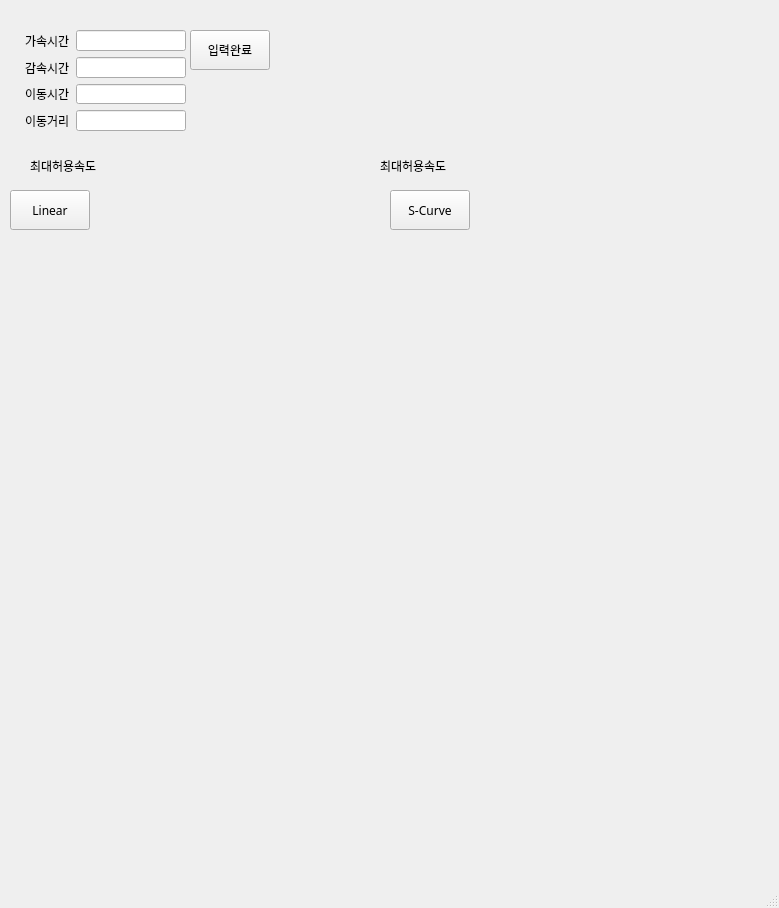
<?xml version="1.0" encoding="UTF-8"?>
<ui version="4.0">
 <class>MainWindow</class>
 <widget class="QMainWindow" name="MainWindow">
  <property name="geometry">
   <rect>
    <x>0</x>
    <y>0</y>
    <width>779</width>
    <height>908</height>
   </rect>
  </property>
  <property name="windowTitle">
   <string>MainWindow</string>
  </property>
  <widget class="QWidget" name="centralwidget">
   <widget class="QWidget" name="verticalLayoutWidget">
    <property name="geometry">
     <rect>
      <x>10</x>
      <y>230</y>
      <width>371</width>
      <height>311</height>
     </rect>
    </property>
    <layout class="QVBoxLayout" name="gp_linear"/>
   </widget>
   <widget class="QPushButton" name="pb_inComp">
    <property name="geometry">
     <rect>
      <x>190</x>
      <y>30</y>
      <width>80</width>
      <height>40</height>
     </rect>
    </property>
    <property name="font">
     <font>
      <family>맑은 고딕</family>
     </font>
    </property>
    <property name="text">
     <string>입력완료</string>
    </property>
   </widget>
   <widget class="QPushButton" name="pb_linear">
    <property name="geometry">
     <rect>
      <x>10</x>
      <y>190</y>
      <width>80</width>
      <height>40</height>
     </rect>
    </property>
    <property name="font">
     <font>
      <family>맑은 고딕</family>
     </font>
    </property>
    <property name="text">
     <string>Linear</string>
    </property>
   </widget>
   <widget class="QWidget" name="formLayoutWidget">
    <property name="geometry">
     <rect>
      <x>20</x>
      <y>20</y>
      <width>171</width>
      <height>121</height>
     </rect>
    </property>
    <layout class="QFormLayout" name="formLayout">
     <property name="leftMargin">
      <number>5</number>
     </property>
     <property name="topMargin">
      <number>10</number>
     </property>
     <property name="rightMargin">
      <number>5</number>
     </property>
     <property name="bottomMargin">
      <number>10</number>
     </property>
     <item row="0" column="0">
      <widget class="QLabel" name="label_8">
       <property name="font">
        <font>
         <family>맑은 고딕</family>
        </font>
       </property>
       <property name="text">
        <string>가속시간</string>
       </property>
      </widget>
     </item>
     <item row="0" column="1">
      <widget class="QLineEdit" name="input_accTime"/>
     </item>
     <item row="1" column="0">
      <widget class="QLabel" name="label_5">
       <property name="font">
        <font>
         <family>맑은 고딕</family>
        </font>
       </property>
       <property name="text">
        <string>감속시간</string>
       </property>
      </widget>
     </item>
     <item row="1" column="1">
      <widget class="QLineEdit" name="input_decTime"/>
     </item>
     <item row="2" column="0">
      <widget class="QLabel" name="label_6">
       <property name="font">
        <font>
         <family>맑은 고딕</family>
        </font>
       </property>
       <property name="text">
        <string>이동시간</string>
       </property>
      </widget>
     </item>
     <item row="2" column="1">
      <widget class="QLineEdit" name="input_moveTime"/>
     </item>
     <item row="3" column="0">
      <widget class="QLabel" name="label_7">
       <property name="font">
        <font>
         <family>맑은 고딕</family>
        </font>
       </property>
       <property name="text">
        <string>이동거리</string>
       </property>
      </widget>
     </item>
     <item row="3" column="1">
      <widget class="QLineEdit" name="input_distance"/>
     </item>
    </layout>
   </widget>
   <widget class="QLabel" name="label">
    <property name="geometry">
     <rect>
      <x>30</x>
      <y>150</y>
      <width>101</width>
      <height>31</height>
     </rect>
    </property>
    <property name="font">
     <font>
      <family>맑은 고딕</family>
      <weight>50</weight>
      <bold>false</bold>
     </font>
    </property>
    <property name="text">
     <string>최대허용속도</string>
    </property>
   </widget>
   <widget class="QPushButton" name="pb_Scurve">
    <property name="geometry">
     <rect>
      <x>390</x>
      <y>190</y>
      <width>80</width>
      <height>40</height>
     </rect>
    </property>
    <property name="font">
     <font>
      <family>맑은 고딕</family>
     </font>
    </property>
    <property name="text">
     <string>S-Curve</string>
    </property>
   </widget>
   <widget class="QWidget" name="verticalLayoutWidget_2">
    <property name="geometry">
     <rect>
      <x>390</x>
      <y>230</y>
      <width>371</width>
      <height>311</height>
     </rect>
    </property>
    <layout class="QVBoxLayout" name="gp_sCurve"/>
   </widget>
   <widget class="QLabel" name="label_2">
    <property name="geometry">
     <rect>
      <x>380</x>
      <y>150</y>
      <width>101</width>
      <height>31</height>
     </rect>
    </property>
    <property name="font">
     <font>
      <family>맑은 고딕</family>
      <weight>50</weight>
      <bold>false</bold>
     </font>
    </property>
    <property name="text">
     <string>최대허용속도</string>
    </property>
   </widget>
   <widget class="QWidget" name="verticalLayoutWidget_3">
    <property name="geometry">
     <rect>
      <x>10</x>
      <y>550</y>
      <width>371</width>
      <height>311</height>
     </rect>
    </property>
    <layout class="QVBoxLayout" name="nd_linear"/>
   </widget>
   <widget class="QWidget" name="verticalLayoutWidget_4">
    <property name="geometry">
     <rect>
      <x>390</x>
      <y>550</y>
      <width>371</width>
      <height>311</height>
     </rect>
    </property>
    <layout class="QVBoxLayout" name="nd_sCurve"/>
   </widget>
  </widget>
  <widget class="QMenuBar" name="menubar">
   <property name="geometry">
    <rect>
     <x>0</x>
     <y>0</y>
     <width>779</width>
     <height>21</height>
    </rect>
   </property>
  </widget>
  <widget class="QStatusBar" name="statusbar"/>
 </widget>
 <resources/>
 <connections/>
</ui>
